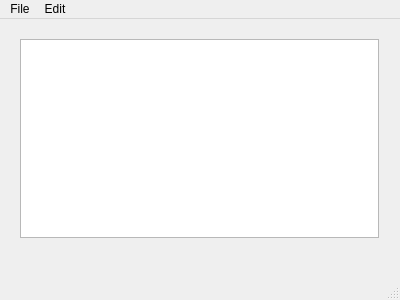
<?xml version="1.0" encoding="UTF-8"?>
<ui version="4.0">
 <class>MainWindow</class>
 <widget class="QMainWindow" name="MainWindow">
  <property name="geometry">
   <rect>
    <x>0</x>
    <y>0</y>
    <width>400</width>
    <height>300</height>
   </rect>
  </property>
  <property name="windowTitle">
   <string>MainWindow</string>
  </property>
  <widget class="QWidget" name="centralWidget">
   <widget class="QWidget" name="verticalLayoutWidget">
    <property name="geometry">
     <rect>
      <x>9</x>
      <y>9</y>
      <width>381</width>
      <height>221</height>
     </rect>
    </property>
    <layout class="QVBoxLayout" name="verticalLayout">
     <item>
      <widget class="QTextEdit" name="textEdit"/>
     </item>
    </layout>
   </widget>
  </widget>
  <widget class="QMenuBar" name="menuBar">
   <property name="geometry">
    <rect>
     <x>0</x>
     <y>0</y>
     <width>400</width>
     <height>22</height>
    </rect>
   </property>
   <widget class="QMenu" name="menuFile">
    <property name="title">
     <string>File</string>
    </property>
    <addaction name="actionNew"/>
    <addaction name="actionOpen"/>
    <addaction name="actionSave_as"/>
    <addaction name="actionPrint"/>
    <addaction name="actionQuit"/>
   </widget>
   <widget class="QMenu" name="menuEdit">
    <property name="title">
     <string>Edit</string>
    </property>
    <addaction name="actionCopy"/>
    <addaction name="actionPaste"/>
    <addaction name="actionCut"/>
    <addaction name="actionUndo"/>
    <addaction name="actionRedo"/>
   </widget>
   <addaction name="menuFile"/>
   <addaction name="menuEdit"/>
  </widget>
  <widget class="QStatusBar" name="statusBar"/>
  <action name="actionNew">
   <property name="icon">
    <iconset resource="resources.qrc">
     <normaloff>:/img/new.svg</normaloff>:/img/new.svg</iconset>
   </property>
   <property name="text">
    <string>New</string>
   </property>
  </action>
  <action name="actionOpen">
   <property name="icon">
    <iconset resource="resources.qrc">
     <normaloff>:/img/open.svg</normaloff>:/img/open.svg</iconset>
   </property>
   <property name="text">
    <string>Open</string>
   </property>
  </action>
  <action name="actionSave_as">
   <property name="icon">
    <iconset resource="resources.qrc">
     <normaloff>:/img/save-as.svg</normaloff>:/img/save-as.svg</iconset>
   </property>
   <property name="text">
    <string>Save as</string>
   </property>
  </action>
  <action name="actionPrint">
   <property name="icon">
    <iconset resource="resources.qrc">
     <normaloff>:/img/print.svg</normaloff>:/img/print.svg</iconset>
   </property>
   <property name="text">
    <string>Print</string>
   </property>
  </action>
  <action name="actionQuit">
   <property name="icon">
    <iconset resource="resources.qrc">
     <normaloff>:/img/quit.svg</normaloff>:/img/quit.svg</iconset>
   </property>
   <property name="text">
    <string>Quit</string>
   </property>
  </action>
  <action name="actionCopy">
   <property name="icon">
    <iconset resource="resources.qrc">
     <normaloff>:/img/copy.svg</normaloff>:/img/copy.svg</iconset>
   </property>
   <property name="text">
    <string>Copy</string>
   </property>
  </action>
  <action name="actionPaste">
   <property name="icon">
    <iconset resource="resources.qrc">
     <normaloff>:/img/paste.svg</normaloff>:/img/paste.svg</iconset>
   </property>
   <property name="text">
    <string>Paste</string>
   </property>
  </action>
  <action name="actionCut">
   <property name="icon">
    <iconset resource="resources.qrc">
     <normaloff>:/img/cut.svg</normaloff>:/img/cut.svg</iconset>
   </property>
   <property name="text">
    <string>Cut</string>
   </property>
  </action>
  <action name="actionUndo">
   <property name="icon">
    <iconset resource="resources.qrc">
     <normaloff>:/img/undo.svg</normaloff>:/img/undo.svg</iconset>
   </property>
   <property name="text">
    <string>Undo</string>
   </property>
  </action>
  <action name="actionRedo">
   <property name="icon">
    <iconset resource="resources.qrc">
     <normaloff>:/img/redo.svg</normaloff>:/img/redo.svg</iconset>
   </property>
   <property name="text">
    <string>Redo</string>
   </property>
  </action>
 </widget>
 <layoutdefault spacing="6" margin="11"/>
 <resources>
  <include location="resources.qrc"/>
 </resources>
 <connections/>
</ui>
